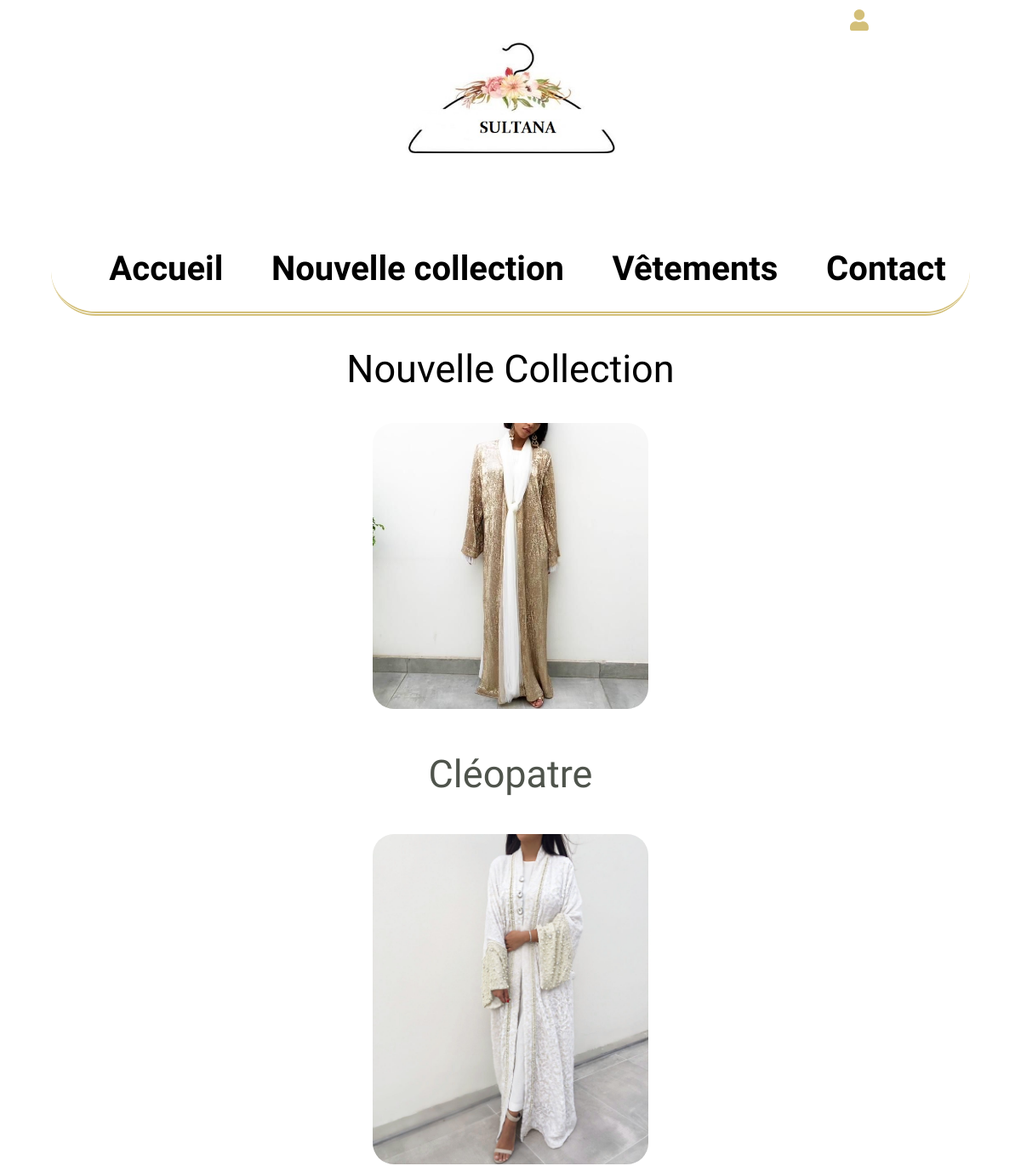
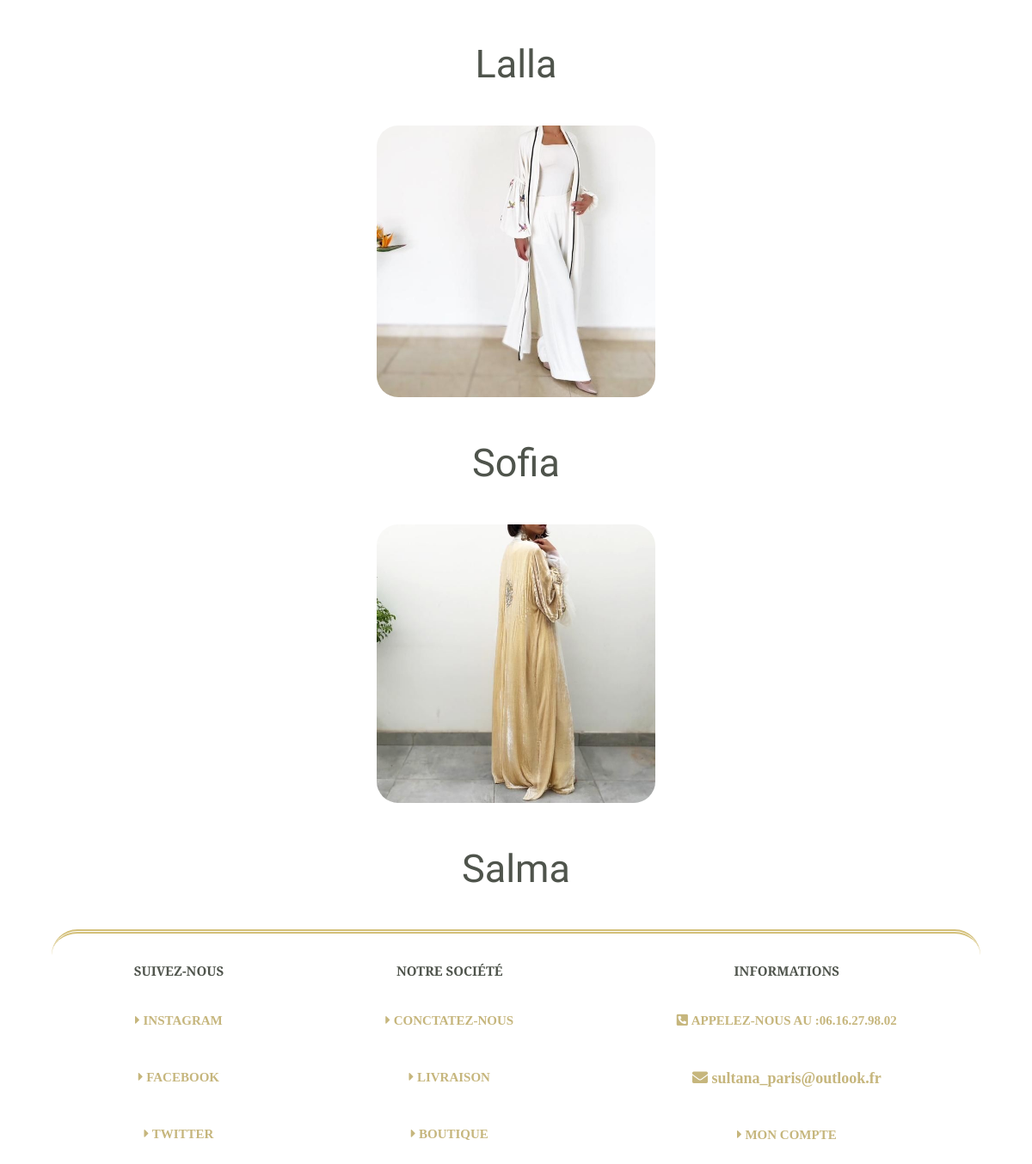
/newCollection.php, run on the app's committed database (2 pictures, top to bottom).
### tables this page shows
CREATE TABLE `clothes` (
  `id` int(11) NOT NULL AUTO_INCREMENT PRIMARY KEY,
  `title` varchar(255) NOT NULL,
  `path` varchar(255) NOT NULL,
  `price` int(11) NOT NULL,
  `description` varchar(1000) NOT NULL,
  `is_new` tinyint(1) NOT NULL
) AUTO_INCREMENT=10;

### newCollection.php (called while the page is built, shortened)
<?php
    include 'models/getNewCollection.php';
    include 'template.php';
?>

### models/getNewCollection.php (called while the page is built)
<?php
    function getNewCollection()
    {
        $db = connectDB();
        $q = $db->prepare('SELECT * FROM clothes WHERE is_new = 1;');
        $q->execute();
        return $q->fetchAll(PDO::FETCH_ASSOC);
    }
?>

### views/newCollectionView.phtml (the view)
<h2>Nouvelle Collection</h2>
<section class="clothes_list clear">
    <?php
        $newCollection = getNewCollection();
        foreach ($newCollection as $new): ?>
            <article>
                    <a href="page_nouvelleco/cleopatre.html">
                    <a href="productDetail.php?id=<?php echo $new['id'] ?>">
                    <img src="<?php echo $new['path'] ?>" alt="<?php echo $new['title'] ?>">
                </a>
                <h3><?php echo $new['title'] ?></h3>
            </article>
    <?php endforeach; ?>
</section>

### public/css/style.css (style rules this page uses)
* { box-sizing: border-box; }
html { font-size: 62.5%; }
body { text-align: center; }
h1, h2 { font-size: 4.5rem; font-family: 'Parisienne', cursive; font-weight: normal; }
a { text-decoration: none; font-size: 2.5rem; color: #d3bf78; }
.info, h3 { color: #4f544c; font-weight: bolder; text-transform: uppercase; font-family: 'Playfair Display', serif; font-size: 1.5rem; }
.clothes_list h3 { font-size: 4.5rem; font-family: 'Parisienne', cursive; font-weight : normal; text-transform: capitalize; }
.clothes_list img { width: 30%; border-radius: 25px; }
.clear { clear: both; }

### data on the page
clothes: path (picture), title "Cléopatre"
clothes: path (picture), title "Lalla"
clothes: path (picture), title "Sofia"
clothes: path (picture), title "Salma"
